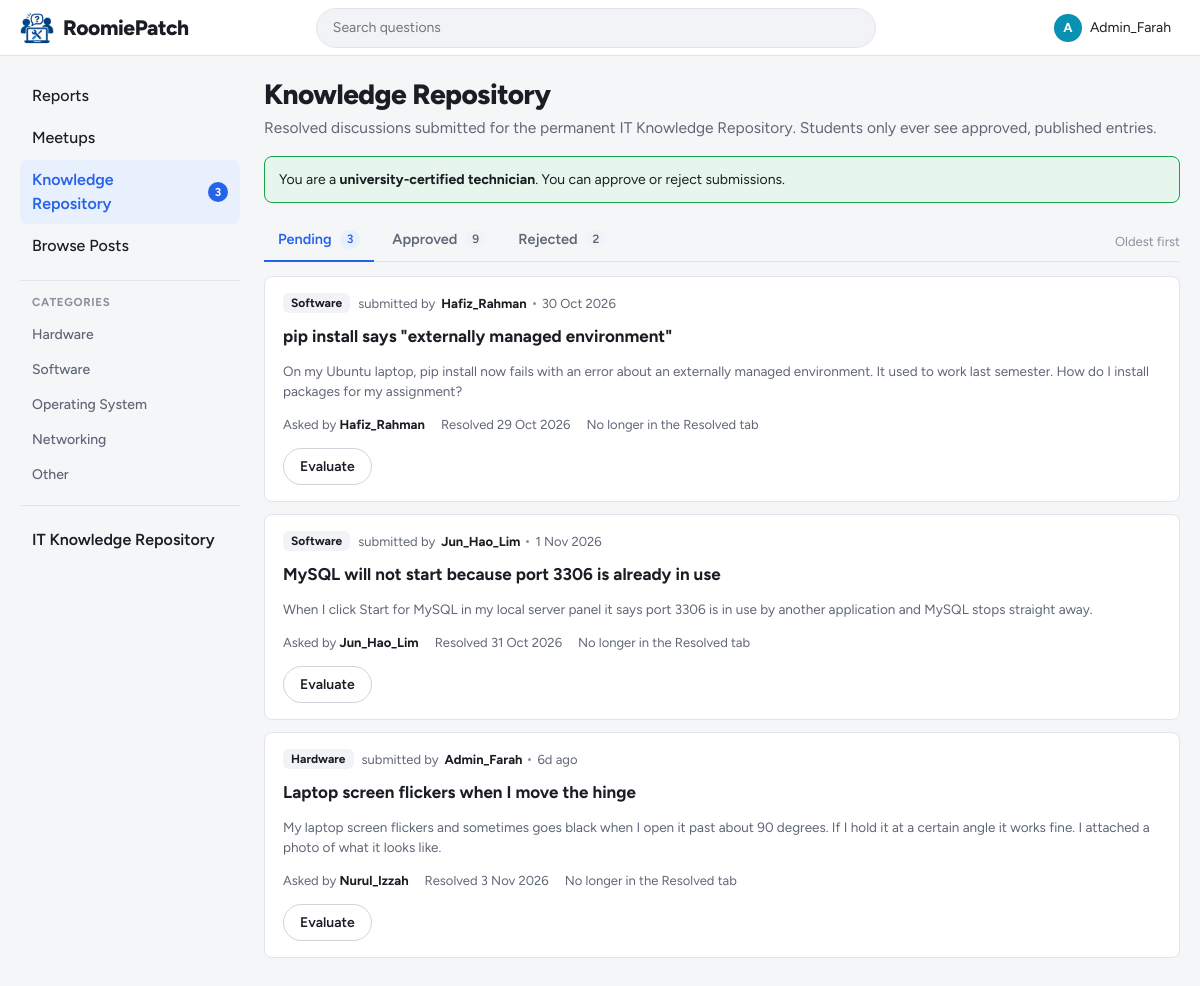
/admin/repository.php (signed in), run on the app's committed database.
### tables this page shows
CREATE TABLE categories (
    category_id   INT AUTO_INCREMENT PRIMARY KEY,
    category_name VARCHAR(50) NOT NULL UNIQUE
);

CREATE TABLE repository_entries (
    entry_id          INT AUTO_INCREMENT PRIMARY KEY,
    post_id           INT NULL,
    accepted_reply_id INT NULL,
    category          ENUM('Hardware', 'Software', 'Operating System', 'Networking', 'Programming', 'Security', 'General IT') NOT NULL,
    title             VARCHAR(150) NOT NULL,
    summary           VARCHAR(300) NOT NULL,
    problem           TEXT NOT NULL,
    solution          TEXT NOT NULL,
    keywords          VARCHAR(255) NULL,
    contributor_id    INT NULL,                   
    solver_id         INT NULL,                   
    submitted_by      INT NULL,
    submitted_at      DATETIME NOT NULL DEFAULT CURRENT_TIMESTAMP,
    status            ENUM('Pending', 'Approved', 'Rejected') NOT NULL DEFAULT 'Pending',
    reviewed_by       INT NULL,                   
    reviewed_at       DATETIME NULL,
    review_notes      TEXT NULL,
    rejection_reason  TEXT NULL,
    is_published      TINYINT(1) NOT NULL DEFAULT 0,
    published_at      DATETIME NULL,
    unpublished_at    DATETIME NULL,
    UNIQUE KEY uq_repository_post (post_id),
    KEY idx_repository_status (status, is_published),
    KEY idx_repository_category (category),
    KEY idx_repository_published (published_at),
    FOREIGN KEY (post_id) REFERENCES posts(post_id) ON DELETE SET NULL,
    FOREIGN KEY (accepted_reply_id) REFERENCES replies(reply_id) ON DELETE SET NULL,
    FOREIGN KEY (contributor_id) REFERENCES users(user_id) ON DELETE SET NULL,
    FOREIGN KEY (solver_id) REFERENCES users(user_id) ON DELETE SET NULL,
    FOREIGN KEY (submitted_by) REFERENCES users(user_id) ON DELETE SET NULL,
    FOREIGN KEY (reviewed_by) REFERENCES users(user_id) ON DELETE SET NULL
);

CREATE TABLE users (
    user_id   INT AUTO_INCREMENT PRIMARY KEY,
    username  VARCHAR(50)  NOT NULL UNIQUE,
    login_id  VARCHAR(20)  NOT NULL UNIQUE,       
    password  VARCHAR(255) NOT NULL,              
    role      ENUM('student', 'admin') NOT NULL DEFAULT 'student',
     
     
    reputation INT NOT NULL DEFAULT 0,
     
     
    is_certified_technician TINYINT(1) NOT NULL DEFAULT 0,
    bio       TEXT NULL
);

CREATE TABLE posts (
    post_id     INT AUTO_INCREMENT PRIMARY KEY,
    user_id     INT NOT NULL,
    title       VARCHAR(150) NOT NULL,
    description TEXT NOT NULL,
    category_id INT NOT NULL,
    device_os   ENUM('Windows', 'macOS', 'Linux', 'Android', 'iOS', 'Other') NOT NULL,
    tags        VARCHAR(255) NULL,                 
    status      ENUM('Open', 'Resolved') NOT NULL DEFAULT 'Open',
     
     
     
    accepted_reply_id INT NULL,
    resolved_at DATETIME NULL,
    created_at  DATETIME NOT NULL DEFAULT CURRENT_TIMESTAMP,
    KEY idx_posts_resolved_at (resolved_at),
    FOREIGN KEY (user_id) REFERENCES users(user_id) ON DELETE CASCADE,
    FOREIGN KEY (category_id) REFERENCES categories(category_id)
);

### admin/repository.php (the view, shortened to what this page needs)
<?php
$active = 'repository_admin';
include '../includes/header.php';
$tabs = ['pending' => 'Pending', 'approved' => 'Approved', 'rejected' => 'Rejected'];
$tab = array_key_exists(get_text('tab'), $tabs) ? get_text('tab') : 'pending';
$status = $tabs[$tab];
$technician = is_certified_technician($conn);
$counts = ['Pending' => 0, 'Approved' => 0, 'Rejected' => 0];
foreach ($conn->query('SELECT status, COUNT(*) AS n FROM repository_entries GROUP BY status') as $row) {
    $counts[$row['status']] = (int) $row['n'];
}
$order = $status === 'Pending' ? 'e.submitted_at ASC' : 'e.reviewed_at DESC';
$stmt = $conn->prepare("
    SELECT e.*, p.resolved_at, p.status AS post_status,
           c.username AS contributor, sb.username AS submitter, rv.username AS reviewer
    FROM repository_entries e
    LEFT JOIN posts p ON p.post_id = e.post_id
    LEFT JOIN users c ON c.user_id = e.contributor_id
    LEFT JOIN users sb ON sb.user_id = e.submitted_by
    LEFT JOIN users rv ON rv.user_id = e.reviewed_by
    WHERE e.status = ?
    ORDER BY $order");
$stmt->bind_param('s', $status);
$stmt->execute();
$entries = $stmt->get_result()->fetch_all(MYSQLI_ASSOC);
?>
<main class="content">
    <div class="page-head">
        <h1>Knowledge Repository</h1>
        <p>Resolved discussions submitted for the permanent IT Knowledge Repository. Students only ever see approved, published entries.</p>
    </div>
    <div class="tech-banner<?= $technician ? ' is-tech' : '' ?>">
        <p>
            <?php if ($technician): ?>
                You are a <strong>university-certified technician</strong>. You can approve or reject submissions.
            <?php else: ?>
                You can view submissions and unpublish entries. Only <strong>university-certified technicians</strong> can approve or reject them.
            <?php endif; ?>
        </p>
    </div>
    <div class="tabs-row">
        <nav class="tabs" aria-label="Submission status">
            <?php foreach ($tabs as $key => $label): ?>
                <a class="tab<?= $tab === $key ? ' active' : '' ?>" href="repository.php?tab=<?= $key ?>" <?= $tab === $key ? 'aria-current="page"' : '' ?>>
                    <?= $label ?> <span class="tab-count"><?= $counts[$label] ?></span>
                </a>
            <?php endforeach; ?>
        </nav>
        <span class="sort-label"><?= $status === 'Pending' ? 'Oldest first' : 'Latest decision first' ?></span>
    </div>
    <?php if (!$entries): ?>
        <div class="feed">
            <div class="empty-state">
                <strong>No <?= strtolower($status) ?> submissions</strong>
                <?= $status === 'Pending' ? 'New submissions from resolved discussions will appear here.' : 'Decisions made by certified technicians appear here.' ?>
            </div>
        </div>
    <?php else: ?>
        <div class="report-list">
            <?php foreach ($entries as $e): ?>
                <?php $listed = $e['resolved_at'] !== null && strtotime($e['resolved_at']) >= time() - RESOLVED_VISIBLE_DAYS * 86400; ?>
                <article class="report-item repo-admin-item">
                    <div class="report-head">
                        <span class="type-badge"><?= e($e['category']) ?></span>
                        <span class="report-by">
                            submitted by <strong><?= e($e['submitter'] ?? 'deleted user') ?></strong>
                            <span class="dot" aria-hidden="true"></span>
                            <time datetime="<?= e($e['submitted_at']) ?>"><?= e(time_ago($e['submitted_at'])) ?></time>
                        </span>
                    </div>
                    <h3 class="repo-admin-title"><?= e($e['title']) ?></h3>
                    <p class="muted"><?= e(excerpt($e['summary'], 200)) ?></p>
                    <ul class="repo-facts">
                        <li>Asked by <strong><?= e($e['contributor'] ?? 'deleted user') ?></strong></li>
                        <li>Resolved <?= $e['resolved_at'] ? e(date('j M Y', strtotime($e['resolved_at']))) : 'date unknown' ?></li>
                        <li><?= $e['post_id'] === null ? 'Original post removed' : ($listed ? 'Still in the Resolved tab' : 'No longer in the Resolved tab') ?></li>
                    </ul>
                    <div class="report-actions">
                        <a class="btn btn-secondary btn-sm" href="<?= BASE_URL ?>admin/repository_review.php?id=<?= (int) $e['entry_id'] ?>">
                            <?= $e['status'] === 'Pending' && $technician ? 'Evaluate' : 'Open' ?>
                        </a>
                    </div>
                </article>
            <?php endforeach; ?>
        </div>
    <?php endif; ?>
</main>
<?php include '../includes/footer.php'; ?>

### includes/sidebar.php (shortened to what this page needs)
<?php
function nav_link($key, $href, $icon_name, $label, $active, $badge = null)
{
    $class = $key === $active ? 'nav-link active' : 'nav-link';
    $current = $key === $active ? ' aria-current="page"' : '';
    $badge_html = '';
    if ($badge !== null) {
        $badge_html = '<span class="nav-badge" data-badge="' . $key . '"' . ($badge > 0 ? '' : ' hidden') . '>'
            . ($badge > 99 ? '99+' : $badge) . '</span>';
    }
    return '<a class="' . $class . '" href="' . BASE_URL . $href . '"' . $current . '>'
        . icon($icon_name) . '<span>' . e($label) . '</span>' . $badge_html . '</a>';
}
?>
<nav class="sidebar" aria-label="Main">
    <?php if ($is_admin): ?>
        <div class="nav-group">
            <?= nav_link('reports', 'admin/dashboard.php', 'flag', 'Reports', $active) ?>
            <?= nav_link('meetups', 'admin/meetups.php', 'meetup', 'Meetups', $active) ?>
            <?php $repo_pending = (int) $conn->query("SELECT COUNT(*) FROM repository_entries WHERE status = 'Pending'")->fetch_row()[0]; ?>
            <?= nav_link('repository_admin', 'admin/repository.php', 'book', 'Knowledge Repository', $active, $repo_pending) ?>
            <?= nav_link('browse', 'student/browse.php', 'list', 'Browse Posts', $active) ?>
        </div>
    <?php endif; ?>
    <div class="nav-group">
        <h2 class="nav-heading">Categories</h2>
        <?php
        $categories = $conn->query('SELECT category_id, category_name FROM categories ORDER BY category_id');
        while ($cat = $categories->fetch_assoc()):
        ?>
            <a class="nav-link nav-link-plain" href="<?= BASE_URL ?>student/browse.php?category=<?= (int) $cat['category_id'] ?>">
                <?= e($cat['category_name']) ?>
            </a>
        <?php endwhile; ?>
    </div>
    <div class="nav-group nav-group-repo">
        <?= nav_link('repository', 'student/repository.php', 'book', 'IT Knowledge Repository', $active) ?>
    </div>
</nav>

### data on the page
categories: category_name "Hardware"
categories: category_name "Software"
categories: category_name "Operating System"
categories: category_name "Networking"
categories: category_name "Other"
repository_entries: category "Software", contributor.username "Hafiz_Rahman", submitted_at "30 Oct 2026", title "pip install says \"externally managed environment\"", summary "On my Ubuntu laptop, pip install now fails with an error about an externally managed environment. It used to work last semester. How do I install packages for my assignment?", post.resolved_at "29 Oct 2026", shows "No longer in the Resolved tab", status "Evaluate"
repository_entries: category "Software", contributor.username "Jun_Hao_Lim", submitted_at "1 Nov 2026", title "MySQL will not start because port 3306 is already in use", summary "When I click Start for MySQL in my local server panel it says port 3306 is in use by another application and MySQL stops straight away.", post.resolved_at "31 Oct 2026", shows "No longer in the Resolved tab", status "Evaluate"
repository_entries: category "Hardware", submitted_by.username "Admin_Farah", submitted_at "6d ago", title "Laptop screen flickers when I move the hinge", summary "My laptop screen flickers and sometimes goes black when I open it past about 90 degrees. If I hold it at a certain angle it works fine. I attached a photo of what it looks like.", contributor.username "Nurul_Izzah", post.resolved_at "3 Nov 2026", shows "No longer in the Resolved tab", status "Evaluate"

### other printed values
$letter "A"
$_SESSION['username'] "Admin_Farah"
$label "Reports Meetups Knowledge Repository Browse Posts IT Knowledge Repository"
$badge "3"
$label "Pending"
$counts[$label] "3"
$label "Approved"
$counts[$label] "9"
$label "Rejected"
$counts[$label] "2"
